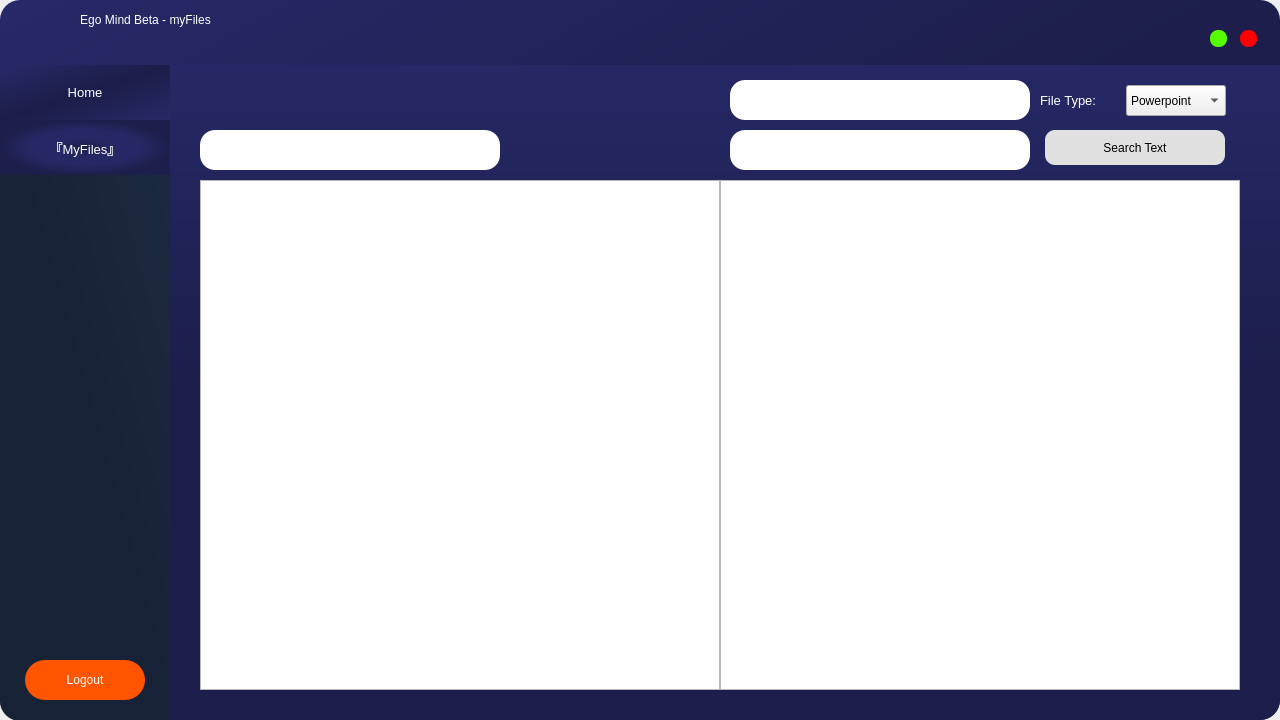
<?xml version="1.0" encoding="UTF-8"?>
<ui version="4.0">
 <class>Dialog</class>
 <widget class="QDialog" name="Dialog">
  <property name="geometry">
   <rect>
    <x>0</x>
    <y>0</y>
    <width>1280</width>
    <height>720</height>
   </rect>
  </property>
  <property name="windowTitle">
   <string>Dialog</string>
  </property>
  <property name="windowIcon">
   <iconset resource="../QtResources/QtR.qrc">
    <normaloff>:/background/windowicon.ico</normaloff>:/background/windowicon.ico</iconset>
  </property>
  <widget class="QPushButton" name="closebtn">
   <property name="geometry">
    <rect>
     <x>1240</x>
     <y>30</y>
     <width>17</width>
     <height>17</height>
    </rect>
   </property>
   <property name="minimumSize">
    <size>
     <width>16</width>
     <height>16</height>
    </size>
   </property>
   <property name="maximumSize">
    <size>
     <width>17</width>
     <height>17</height>
    </size>
   </property>
   <property name="cursor">
    <cursorShape>PointingHandCursor</cursorShape>
   </property>
   <property name="toolTip">
    <string>Close</string>
   </property>
   <property name="styleSheet">
    <string notr="true">QPushButton {
	border:none;
	border-radius:8px;
	background-color:rgb(255, 0, 0);
	outline:none;
}
QPushButton:hover {
	background-color:rgb(213, 0, 0);
	outline:none;
 }
QPushButton:pressed {
	outline:none;
 }</string>
   </property>
   <property name="text">
    <string/>
   </property>
  </widget>
  <widget class="QPushButton" name="minbtn">
   <property name="geometry">
    <rect>
     <x>1210</x>
     <y>30</y>
     <width>17</width>
     <height>17</height>
    </rect>
   </property>
   <property name="cursor">
    <cursorShape>PointingHandCursor</cursorShape>
   </property>
   <property name="toolTip">
    <string>Minimize</string>
   </property>
   <property name="styleSheet">
    <string notr="true">QPushButton {
	border:none;
	outline: none;
	border-radius:8px;
	background-color:rgb(85, 255, 0);
}
QPushButton:hover {
	background-color:rgb(85, 170, 0);
 }
QPushButton:pressed {
 }</string>
   </property>
   <property name="text">
    <string/>
   </property>
  </widget>
  <widget class="QLabel" name="label">
   <property name="geometry">
    <rect>
     <x>0</x>
     <y>0</y>
     <width>1280</width>
     <height>720</height>
    </rect>
   </property>
   <property name="autoFillBackground">
    <bool>false</bool>
   </property>
   <property name="styleSheet">
    <string notr="true">background-color: qlineargradient(spread:repeat, x1:0, y1:0, x2:1, y2:1, stop:0 rgba(39, 41, 104, 255), stop:0.534884 rgba(28, 29, 73, 255));
border-radius:20px;</string>
   </property>
   <property name="text">
    <string/>
   </property>
  </widget>
  <widget class="QPushButton" name="title">
   <property name="geometry">
    <rect>
     <x>5</x>
     <y>5</y>
     <width>281</width>
     <height>30</height>
    </rect>
   </property>
   <property name="styleSheet">
    <string notr="true">color:white;
font:10pt&quot;Azonix&quot;;
border:none;
outline:none</string>
   </property>
   <property name="text">
    <string>Ego Mind Beta - myFiles</string>
   </property>
  </widget>
  <widget class="QLabel" name="label2">
   <property name="geometry">
    <rect>
     <x>170</x>
     <y>65</y>
     <width>1110</width>
     <height>630</height>
    </rect>
   </property>
   <property name="styleSheet">
    <string notr="true">background-color:qlineargradient(spread:pad, x1:0, y1:0, x2:0, y2:1, stop:0 rgba(38, 40, 101, 255), stop:0.530151 rgba(28, 29, 74, 255));
outline:none;
</string>
   </property>
   <property name="text">
    <string/>
   </property>
   <property name="alignment">
    <set>Qt::AlignCenter</set>
   </property>
  </widget>
  <widget class="QPushButton" name="myfilebtn">
   <property name="geometry">
    <rect>
     <x>0</x>
     <y>120</y>
     <width>170</width>
     <height>55</height>
    </rect>
   </property>
   <property name="cursor">
    <cursorShape>ForbiddenCursor</cursorShape>
   </property>
   <property name="styleSheet">
    <string notr="true">background-color:qradialgradient(spread:pad, cx:0.5, cy:0.5, radius:0.5, fx:0.5, fy:0.5, stop:0 rgba(29, 30, 76, 255), stop:0.343284 rgba(38, 40, 101, 255), stop:0.641791 rgba(38, 40, 101, 255), stop:1 rgba(29, 30, 75, 255));
color:white;
border:rgb(170, 0, 0);
font:10pt;
outline:none;
</string>
   </property>
   <property name="text">
    <string>『MyFiles』</string>
   </property>
  </widget>
  <widget class="QLabel" name="label3">
   <property name="geometry">
    <rect>
     <x>0</x>
     <y>70</y>
     <width>181</width>
     <height>651</height>
    </rect>
   </property>
   <property name="styleSheet">
    <string notr="true">background-color: qlineargradient(spread:pad, x1:1, y1:0, x2:0, y2:1, stop:0 rgba(28, 43, 67, 255), stop:0.530151 rgba(23, 34, 54, 255));
border-radius:20px;</string>
   </property>
   <property name="text">
    <string/>
   </property>
  </widget>
  <widget class="QLabel" name="label2_2">
   <property name="geometry">
    <rect>
     <x>660</x>
     <y>640</y>
     <width>620</width>
     <height>80</height>
    </rect>
   </property>
   <property name="styleSheet">
    <string notr="true">background-color:qlineargradient(spread:pad, x1:0, y1:0, x2:0, y2:1, stop:0 rgba(38, 40, 101, 255), stop:0.530151 rgba(28, 29, 74, 255));
outline:none;
border-radius:20px;
</string>
   </property>
   <property name="text">
    <string/>
   </property>
   <property name="alignment">
    <set>Qt::AlignCenter</set>
   </property>
  </widget>
  <widget class="QLabel" name="label2_3">
   <property name="geometry">
    <rect>
     <x>170</x>
     <y>645</y>
     <width>620</width>
     <height>80</height>
    </rect>
   </property>
   <property name="styleSheet">
    <string notr="true">background-color:qlineargradient(spread:pad, x1:0, y1:0, x2:0, y2:1, stop:0 rgba(38, 40, 101, 255), stop:0.530151 rgba(28, 29, 74, 255));
outline:none;

</string>
   </property>
   <property name="text">
    <string/>
   </property>
   <property name="alignment">
    <set>Qt::AlignCenter</set>
   </property>
  </widget>
  <widget class="QPushButton" name="logoutbtn">
   <property name="geometry">
    <rect>
     <x>25</x>
     <y>660</y>
     <width>120</width>
     <height>40</height>
    </rect>
   </property>
   <property name="cursor">
    <cursorShape>PointingHandCursor</cursorShape>
   </property>
   <property name="styleSheet">
    <string notr="true">QPushButton {
outline: none;
border:none;
border-radius:20px;
background-color:rgb(255, 85, 0);
font:15pt&quot;Arial Rounded MT Bold&quot;;
color:white;
}
QPushButton:hover {
outline: none;
border:none;
border: 1px solid red;
border-radius: 20px;
color:qconicalgradient(cx:0, cy:0, angle:135, stop:0 rgba(255, 255, 0, 69), stop:0.375 rgba(255, 255, 0, 69), stop:0.423533 rgba(251, 255, 0, 145), stop:0.45 rgba(247, 255, 0, 208), stop:0.477581 rgba(255, 244, 71, 130), stop:0.518717 rgba(255, 218, 71, 130), stop:0.55 rgba(255, 255, 0, 255), stop:0.57754 rgba(255, 203, 0, 130), stop:0.625 rgba(255, 255, 0, 69), stop:1 rgba(255, 255, 0, 69));
 }
QPushButton:pressed {
outline: none;
border:none;
border-radius: 20px;
background-color: transparent;
 }</string>
   </property>
   <property name="text">
    <string>Logout</string>
   </property>
  </widget>
  <widget class="QPushButton" name="homebtn">
   <property name="geometry">
    <rect>
     <x>0</x>
     <y>65</y>
     <width>170</width>
     <height>55</height>
    </rect>
   </property>
   <property name="cursor">
    <cursorShape>PointingHandCursor</cursorShape>
   </property>
   <property name="styleSheet">
    <string notr="true">QPushButton {
	background-color:qlineargradient(spread:repeat, x1:0, y1:0, x2:1, y2:1, stop:0 rgba(39, 41, 104, 255), stop:0.502488 rgba(28, 29, 73, 255), stop:1 rgba(39, 41, 103, 255));
	color:white;
	border:rgb(29, 30, 75);
	font:10pt;
	outline:none;
}
QPushButton:hover {
	background-color:qlineargradient(spread:pad, x1:0, y1:0, x2:1, y2:0, stop:0 rgba(28, 29, 73, 255), stop:0.502488 rgba(39, 40, 102, 255), stop:1 rgba(28, 29, 73, 255));
	outline:white;
	border:rgb(29, 30, 75);
	outline:none;
 }
QPushButton:pressed {
	background-color:qlineargradient(spread:pad, x1:0, y1:0, x2:1, y2:0, stop:0 rgba(28, 29, 73, 255), stop:0.502488 rgba(39, 40, 102, 255), stop:1 rgba(28, 29, 73, 255));
	outline:white;
	border:rgb(29, 30, 75);
	outline:none;
 }</string>
   </property>
   <property name="text">
    <string>Home</string>
   </property>
  </widget>
  <widget class="QLineEdit" name="search_subject">
   <property name="geometry">
    <rect>
     <x>200</x>
     <y>130</y>
     <width>300</width>
     <height>40</height>
    </rect>
   </property>
   <property name="layoutDirection">
    <enum>Qt::LeftToRight</enum>
   </property>
   <property name="styleSheet">
    <string notr="true">border-radius:15px;</string>
   </property>
   <property name="text">
    <string/>
   </property>
   <property name="alignment">
    <set>Qt::AlignCenter</set>
   </property>
  </widget>
  <widget class="QListView" name="listview">
   <property name="geometry">
    <rect>
     <x>200</x>
     <y>180</y>
     <width>520</width>
     <height>510</height>
    </rect>
   </property>
  </widget>
  <widget class="QListView" name="lv">
   <property name="enabled">
    <bool>true</bool>
   </property>
   <property name="geometry">
    <rect>
     <x>720</x>
     <y>180</y>
     <width>520</width>
     <height>510</height>
    </rect>
   </property>
  </widget>
  <widget class="QLineEdit" name="search_lesson">
   <property name="geometry">
    <rect>
     <x>730</x>
     <y>130</y>
     <width>300</width>
     <height>40</height>
    </rect>
   </property>
   <property name="layoutDirection">
    <enum>Qt::LeftToRight</enum>
   </property>
   <property name="styleSheet">
    <string notr="true">border-radius:15px;</string>
   </property>
   <property name="text">
    <string/>
   </property>
   <property name="alignment">
    <set>Qt::AlignCenter</set>
   </property>
  </widget>
  <widget class="QLineEdit" name="search_text">
   <property name="geometry">
    <rect>
     <x>730</x>
     <y>80</y>
     <width>300</width>
     <height>40</height>
    </rect>
   </property>
   <property name="layoutDirection">
    <enum>Qt::LeftToRight</enum>
   </property>
   <property name="styleSheet">
    <string notr="true">border-radius:15px;</string>
   </property>
   <property name="text">
    <string/>
   </property>
   <property name="alignment">
    <set>Qt::AlignCenter</set>
   </property>
  </widget>
  <widget class="QComboBox" name="filetype">
   <property name="geometry">
    <rect>
     <x>1126</x>
     <y>85</y>
     <width>100</width>
     <height>31</height>
    </rect>
   </property>
   <property name="cursor">
    <cursorShape>PointingHandCursor</cursorShape>
   </property>
   <item>
    <property name="text">
     <string>Powerpoint</string>
    </property>
   </item>
   <item>
    <property name="text">
     <string>Word</string>
    </property>
   </item>
  </widget>
  <widget class="QLabel" name="label_2">
   <property name="geometry">
    <rect>
     <x>1040</x>
     <y>90</y>
     <width>81</width>
     <height>21</height>
    </rect>
   </property>
   <property name="styleSheet">
    <string notr="true">color:white;
font:10pt</string>
   </property>
   <property name="text">
    <string>File Type:</string>
   </property>
  </widget>
  <widget class="QPushButton" name="stbtn">
   <property name="geometry">
    <rect>
     <x>1045</x>
     <y>130</y>
     <width>180</width>
     <height>35</height>
    </rect>
   </property>
   <property name="cursor">
    <cursorShape>PointingHandCursor</cursorShape>
   </property>
   <property name="styleSheet">
    <string notr="true">QPushButton {
outline: none;
border:none;
border-radius:10px;
background-color:rgb(225, 225, 225);
font:10pt&quot;Georgia&quot;;
color:black;
}
QPushButton:hover {
outline: none;
border:1px solid blue;
border-radius:10px;
background-color:white;
font:10pt&quot;Georgia&quot;;
color:black;
}</string>
   </property>
   <property name="text">
    <string>Search Text</string>
   </property>
  </widget>
  <widget class="QLabel" name="openfolder1">
   <property name="geometry">
    <rect>
     <x>675</x>
     <y>645</y>
     <width>40</width>
     <height>40</height>
    </rect>
   </property>
   <property name="cursor">
    <cursorShape>PointingHandCursor</cursorShape>
   </property>
   <property name="text">
    <string/>
   </property>
   <property name="pixmap">
    <pixmap resource="../QtResources/QtR.qrc">:/background/folderico.png</pixmap>
   </property>
   <property name="scaledContents">
    <bool>true</bool>
   </property>
  </widget>
  <widget class="QLabel" name="openfolder2">
   <property name="geometry">
    <rect>
     <x>1195</x>
     <y>645</y>
     <width>40</width>
     <height>40</height>
    </rect>
   </property>
   <property name="cursor">
    <cursorShape>PointingHandCursor</cursorShape>
   </property>
   <property name="text">
    <string/>
   </property>
   <property name="pixmap">
    <pixmap resource="../QtResources/QtR.qrc">:/background/folderico.png</pixmap>
   </property>
   <property name="scaledContents">
    <bool>true</bool>
   </property>
  </widget>
  <zorder>label</zorder>
  <zorder>minbtn</zorder>
  <zorder>closebtn</zorder>
  <zorder>title</zorder>
  <zorder>label3</zorder>
  <zorder>myfilebtn</zorder>
  <zorder>label2_2</zorder>
  <zorder>label2_3</zorder>
  <zorder>label2</zorder>
  <zorder>logoutbtn</zorder>
  <zorder>homebtn</zorder>
  <zorder>search_subject</zorder>
  <zorder>listview</zorder>
  <zorder>lv</zorder>
  <zorder>search_lesson</zorder>
  <zorder>search_text</zorder>
  <zorder>filetype</zorder>
  <zorder>label_2</zorder>
  <zorder>stbtn</zorder>
  <zorder>openfolder1</zorder>
  <zorder>openfolder2</zorder>
 </widget>
 <resources>
  <include location="../QtResources/QtR.qrc"/>
 </resources>
 <connections/>
</ui>
